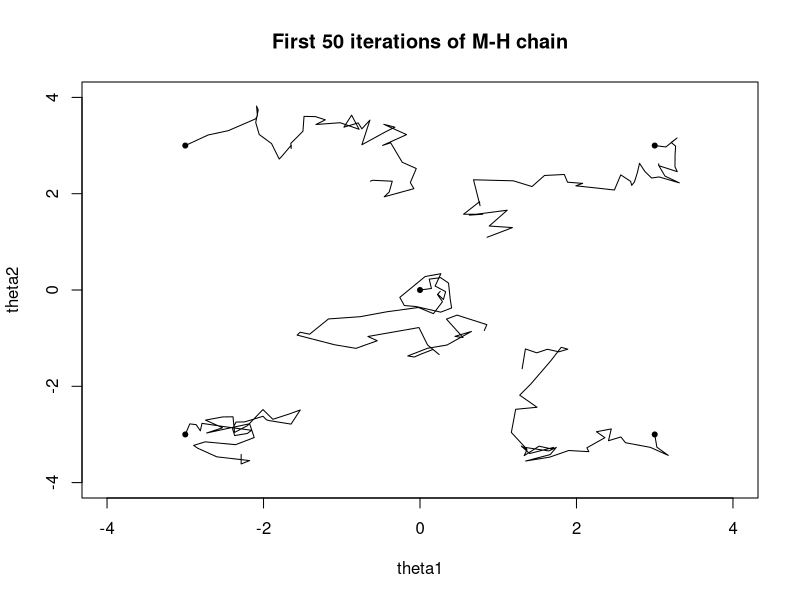
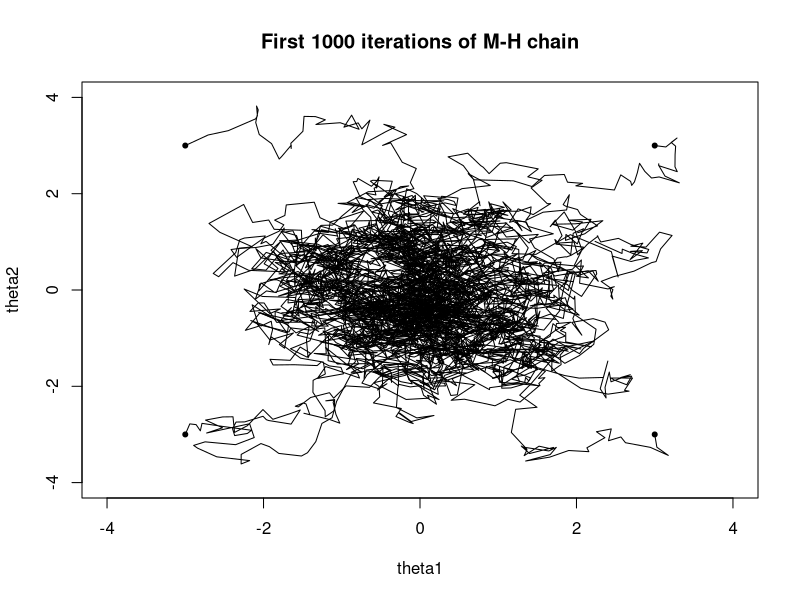
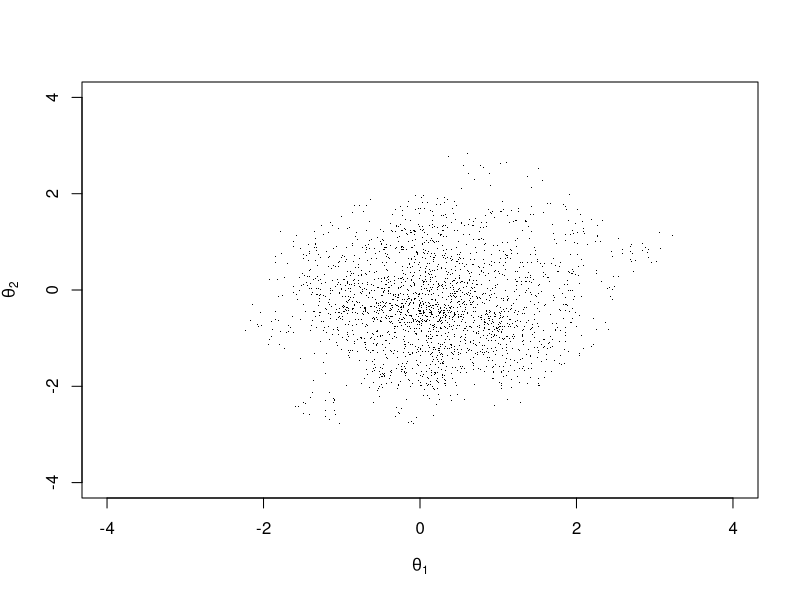
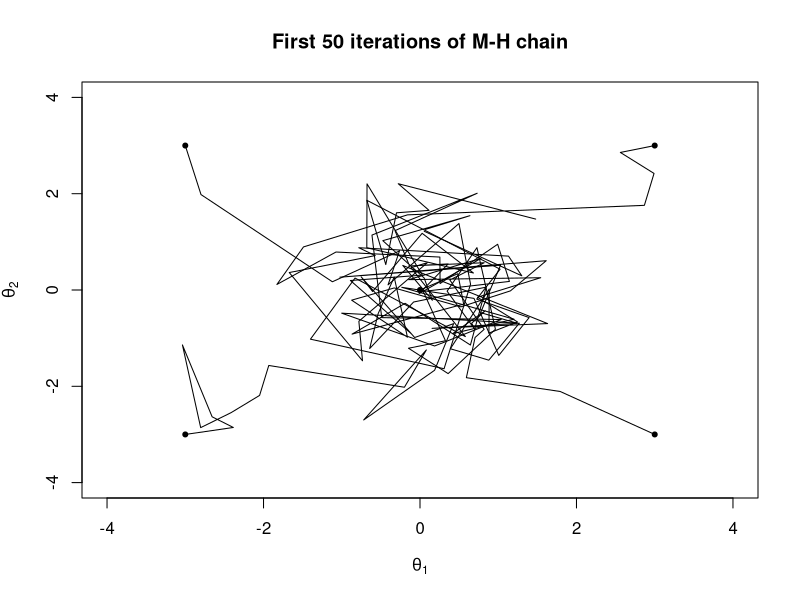
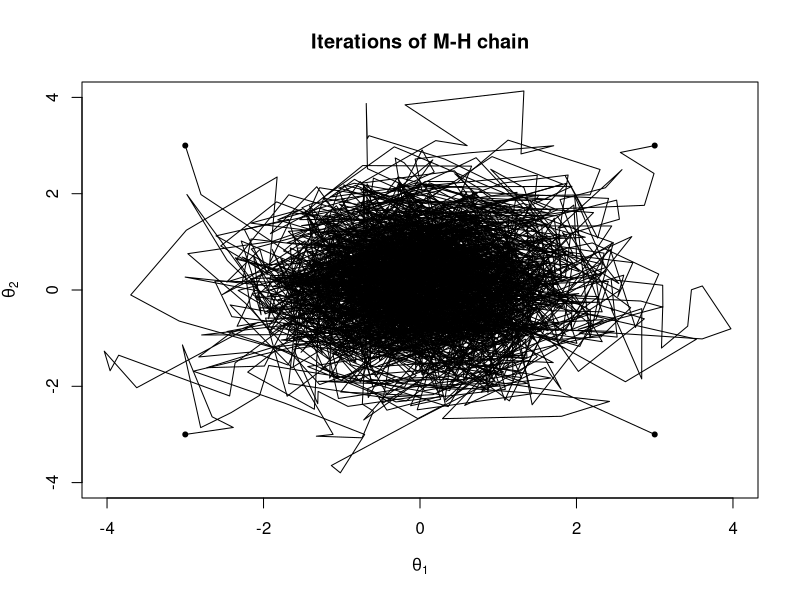
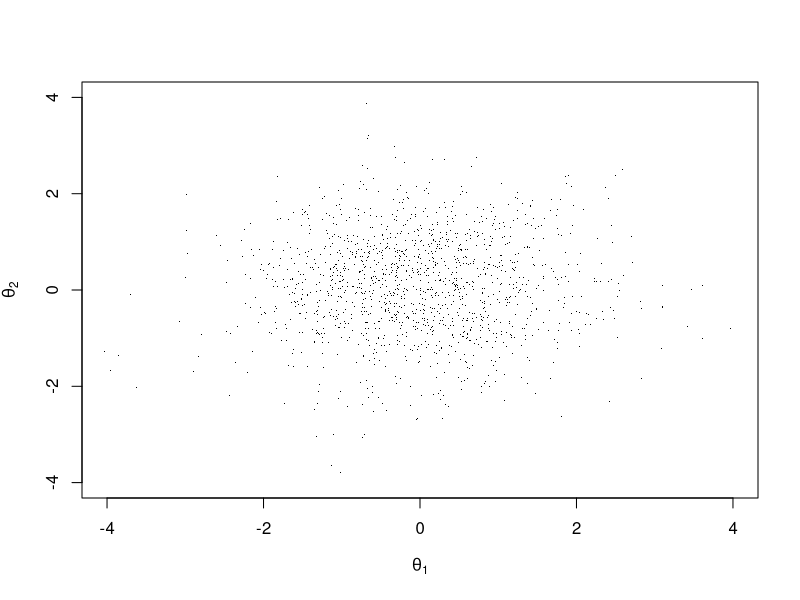

The R script that drew these images, in order:
library(mvtnorm) # need to sample from multivariate normal and evaluate
                 # density of multivariate normal

# Data distribution: p(y | theta) = bivariate N(y | theta, I),
# where I is the 2x2 identity matrix and y = c(0, 0) is a 2-dimensional
# vector of 0s.
# Prior distribution: the improper prior p(theta) = 1
#
# We want to sample from the joint posterior for theta.
#
# Proposal distribution:
# The proposal distribution will also be bivariate normal,
# centered at the current iteration value of theta with a
# scaled version of I for the covariance.
# i.e., theta_star | theta^(t-1) ~ N(theta^(t-1) , const * I).
#
# Since the proposal distribution is not only symmetric,
# but depends only on the distance |theta_star - theta_current|,
# we can implement the  random walk metropolis algorithm
# because the ratio r simplifies to the ratio of posterior
# densities.

# Define function to perform metropolis algorithm
# B = number of cycles to run
# start = d-dimensional vector of starting values
# const = scaling constant c related to size of jump for
#         proposal distribution
mh = function(B, start, const) {
  # identity matrix for proposal distribution
  Imat = diag(length(start))
  # store iterations
  theta = matrix(0, nrow = B + 1, ncol = length(start))
  theta[1, ] = start # first row of matrix is starting values
	for (i in 2:(B + 1)) {
	  # use c to convert from matrix to vector
		theta_star = c(rmvnorm(1, theta[i - 1, ], const * Imat))
		# Because we're using a random walk M-H, the acceptance ratio
		# simplifies to the ratio of the likelihood functions evaluated at
    # observed values of c(0, 0)
		r = dmvnorm(c(0, 0), mean = theta_star, sigma = Imat) /
         dmvnorm(c(0, 0), mean = theta[i - 1,], sigma = Imat)
		if (runif(1) <= min(r, 1)) {
			theta[i,] = theta_star
		} else {
			theta[i,] = theta[i - 1,]
		}
	}
	return(theta)
}

B = 1000
mh1 = mh(B, c(0, 0), const = .2^2)
mh2 = mh(B, c(-3, 3), const = .2^2)
mh3 = mh(B, c(-3, -3), const = .2^2)
mh4 = mh(B, c(3, -3), const = .2^2)
mh5 = mh(B, c(3, 3), const = .2^2)

# Plot first 50 steps of M-H chain.  Note starting point.
plot(c(-4, 4), c(-4, 4), type = "n", xlab = "theta1", ylab = "theta2")
lines(mh1[1:51,])
lines(mh2[1:51,])
lines(mh3[1:51,])
lines(mh4[1:51,])
lines(mh5[1:51,])
points(c(-3, -3, 0, 3, 3), c(-3, 3, 0, -3, 3), pch = 20)
title("First 50 iterations of M-H chain")

# Plot all steps of M-H chain.  Note starting point.  Converges
# eventually
plot(c(-4, 4), c(-4, 4), type = "n", xlab = "theta1", ylab = "theta2")
lines(mh1)
lines(mh2)
lines(mh3)
lines(mh4)
lines(mh5)
points(c(-3, -3, 0, 3, 3), c(-3, 3, 0, -3, 3), pch = 20)
title("First 1000 iterations of M-H chain")

#plot second half of posterior sample
plot(mh1[(B/2 + 1):(B + 1), ], pch = ".", xlim = c(-4, 4), ylim = c(-4, 4),
     xlab = expression(theta[1]), ylab = expression(theta[2]))
points(mh2[(B/2 + 1):(B + 1), ], pch = ".")
points(mh3[(B/2 + 1):(B + 1), ], pch = ".")
points(mh4[(B/2 + 1):(B + 1), ], pch = ".")
points(mh5[(B/2 + 1):(B + 1), ], pch = ".")

# Try same things with a different proposal that allows for larger jumps
mh1 = mh(B, c(0, 0), const = 1)
mh2 = mh(B, c(-3, 3), const = 1)
mh3 = mh(B, c(-3, -3), const = 1)
mh4 = mh(B, c(3, -3), const = 1)
mh5 = mh(B, c(3, 3), const = 1)

# Plot first 50 steps of M-H chain.  Note starting point.
plot(c(-4, 4), c(-4, 4), type = "n",
     xlab = expression(theta[1]), ylab = expression(theta[2]))
lines(mh1[1:51,])
lines(mh2[1:51,])
lines(mh3[1:51,])
lines(mh4[1:51,])
lines(mh5[1:51,])
points(c(-3, -3, 0, 3, 3), c(-3, 3, 0, -3, 3), pch = 20)
title("First 50 iterations of M-H chain")

# Plot all steps of M-H chain.  Note starting point.  Converges
# eventually
plot(c(-4, 4), c(-4, 4), type = "n",
     xlab = expression(theta[1]), ylab = expression(theta[2]))
lines(mh1)
lines(mh2)
lines(mh3)
lines(mh4)
lines(mh5)
points(c(-3, -3, 0, 3, 3), c(-3, 3, 0, -3, 3), pch = 20)
title("Iterations of M-H chain")

#plot second half of posterior sample
plot(mh1[(B/2 + 1):(B + 1), ], pch = ".", xlim = c(-4, 4), ylim = c(-4, 4),
     xlab = expression(theta[1]), ylab = expression(theta[2]))
points(mh2[(B/2 + 1):(B + 1), ], pch = ".")
points(mh3[(B/2 + 1):(B + 1), ], pch = ".")
points(mh4[(B/2 + 1):(B + 1), ], pch = ".")
points(mh5[(B/2 + 1):(B + 1), ], pch = ".")
